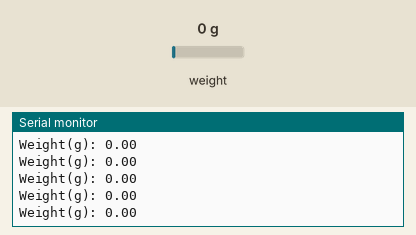
This sketch was run on a simulated Arduino Uno, built with avr-gcc and run on an emulated ATmega328P. Shown: the last lines printed to the serial monitor. The inputs (shaded band) are chosen by the test bench; at power-on: weight on the scale 0 g.

Above: at 3.6 s.
3.7 s: weight on the scale set to 100 g
At 3.72 s:
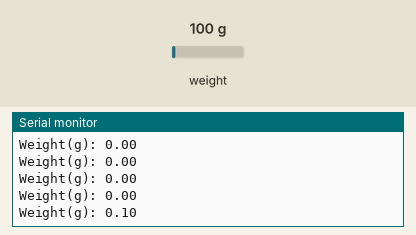
5.2 s: weight on the scale set to 1250 g
At 5.22 s:
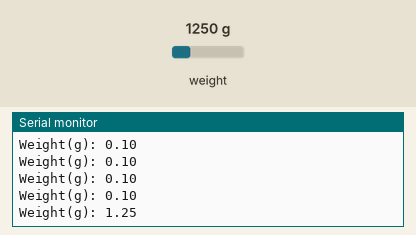
Timing chart, 0 to 8.2 s (numbered marks = the images above; inputs shaded):
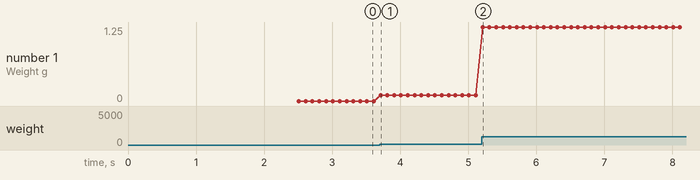

The sketch:

stressed-gauge.ino
```cpp
#include <HX711_ADC.h>

// Pins:
const int HX711_dout = 5; // MCU > HX711 dout pin
const int HX711_sck = 17;  // MCU > HX711 sck pin

// HX711 constructor:
HX711_ADC LoadCell(HX711_dout, HX711_sck);

unsigned long t = 0;

void setup() {
  Serial.begin(57600);
  delay(10);
  Serial.println();
  Serial.println("Starting...");

  LoadCell.begin();
  unsigned long stabilizingtime = 2000; // Precision right after power-up can be improved by adding stabilizing time
  boolean _tare = true; // Set to false if you don't want tare to be performed
  LoadCell.start(stabilizingtime, _tare);
  if (LoadCell.getTareTimeoutFlag() || LoadCell.getSignalTimeoutFlag()) {
    Serial.println("Timeout, check MCU>HX711 wiring and pin designations");
    while (1);
  } else {
    LoadCell.setCalFactor(62781.01); // Hardcoded calibration value
    Serial.println("Startup is complete");
  }
  while (!LoadCell.update());
}

void loop() {
  static boolean newDataReady = 0;
  const int serialPrintInterval = 0; // Increase value to slow down serial print activity

  // Check for new data/start next conversion:
  if (LoadCell.update())
    newDataReady = true;

  // Get smoothed value from the dataset:
  if (newDataReady) {
    if (millis() > t + serialPrintInterval) {
      float i = LoadCell.getData();
      Serial.print("Weight(g): ");
      Serial.println(i);
      newDataReady = 0;
      t = millis();
    }
  }
}
```

Measured:
- after the input at 3.7 s, the serial monitor: prints a new line at once (image 1)
- after the input at 5.2 s, the serial monitor: prints a new line at once (image 2)
- plotted number 1: 0 → 0.1 after the input at 3.7 s, 0.1 → 1.25 after the input at 5.2 s
